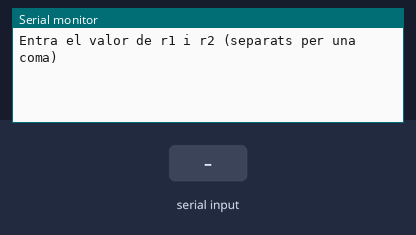
The sketch below on a simulated Arduino Uno, built with avr-gcc and run on an emulated ATmega328P. Shown: the last lines printed to the serial monitor. The test bench sets the inputs (shaded band).

Above: at 1.2 s.
1.3 s: "90,45\n" received over Serial
At 2.3 s:
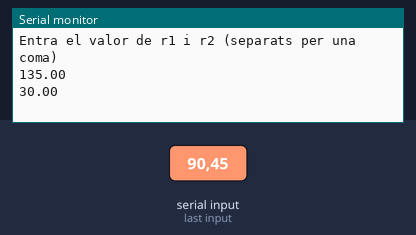
2.8 s: "30,150\n" received over Serial
At 3.5 s:
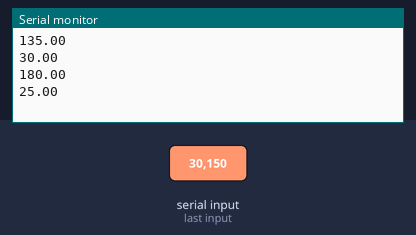
Timing chart, 0 to 5.8 s (numbered marks = the images above; inputs shaded):
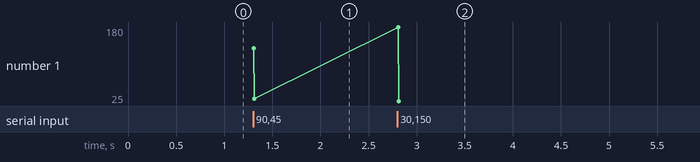

Measured:
- after the input at 1.3 s, the serial monitor: prints a new line at once (image 1)
- after the input at 2.8 s, the serial monitor: prints a new line at once (image 2)
- plotted number 1: 30 → 25 after the input at 2.8 s

The sketch:

Comunicacio_serie_aban_ada.ino
```cpp
/****************************************************************
**                             TÍTOL:                          **
**                            Nom del programa:                **
**                                                             **
**    Nom: Alumne                       Data: xx/xx/20xx       **
**                                                             **
****************************************************************/
//**************************INCLUDE******************************


//**************************VARIABLES****************************
float r1, r2;             // variables for the R's
float rSerie, rParalel;

//**************************SETUP********************************

void setup() {              //configura el final de la sortida
  // put your setup code here, to run once:
{
Serial.begin(9600);        // initialize serial
Serial.println("Entra el valor de r1 i r2 (separats per una coma)");
}

}
//***************************************************************

void loop() {               //iniciar bucle del programa
  // put your main code here, to run repeatedly:
while (Serial.available() > 0) {  // if there's any serial available, read it
    r1 = Serial.parseInt();

    r2 = Serial.parseInt();

if (Serial.read() == '\n') { //look for newline. Is the end of your sentence
    }
  rSerie = r1 + r2;
  Serial.println(rSerie);

  rParalel = r1 * r2 / (r1 + r2);
  Serial.println(rParalel);
  }
}

//***************************FUNCIONS****************************
```
